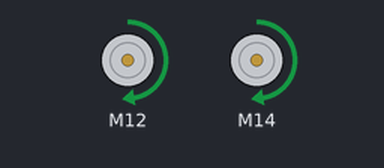
A sketch run on a simulated Arduino Uno, built with avr-gcc and run on an emulated ATmega328P. Shown: 2 × DC motor (green arrow = forward, orange = backward, longer = faster).

Above: at 2.5 s.
At 7.5 s:
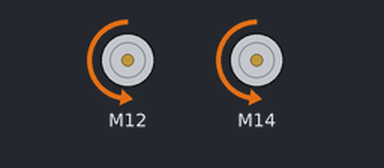
At 13.5 s:
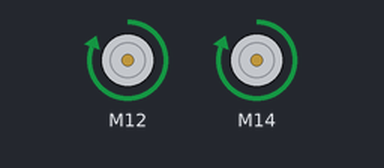
At 18.5 s:
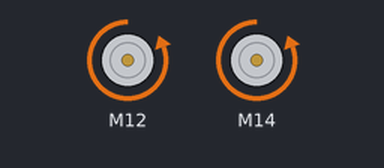
Timing chart, 0 to 28.6 s (numbered marks = the images above):
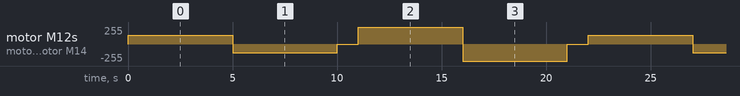

The sketch:

Code_MotorDriver_PWM.ino
```cpp
// (licence header left out)
 #include "CytronMotorDriver.h"


// Configure the motor driver.
CytronMD motor1(PWM_PWM, 12,13);   // PWM 1A = Pin 12, PWM 1B = Pin 13.
CytronMD motor2(PWM_PWM, 14, 27);  // PWM 2A = Pin 14, PWM 2B = Pin 27.


// The setup routine runs once when you press reset.
void setup() {

}


// The loop routine runs over and over again forever.
void loop() {
  motor1.setSpeed(128);   // Motor 1 runs forward at 50% speed.
  motor2.setSpeed(128);  // Motor 2 runs forward at 50% speed.
  delay(5000);

  motor1.setSpeed(-128);   // Motor 1 runs backward at 50% speed.
  motor2.setSpeed(-128);  // Motor 2 runs backward at 50% speed.
  delay(5000);

  motor1.setSpeed(0);     // Motor 1 stops.
  motor2.setSpeed(0);     // Motor 2 stops.
  delay(1000);

  motor1.setSpeed(255);  // Motor 1 runs forward at full speed.
  motor2.setSpeed(255);   // Motor 2 runs forward at full speed.
  delay(5000);

  motor1.setSpeed(-255);  // Motor 1 runs backward at full speed.
  motor2.setSpeed(-255);   // Motor 2 runs backward at full speed.
  delay(5000);

  motor1.setSpeed(0);     // Motor 1 stops.
  motor2.setSpeed(0);     // Motor 2 stops.
  delay(1000);
}
```

Measured:
- by itself, motor M12, motor M14: repeats every 22.0 s: backward 128/255 5.0 s, stopped 1.0 s, forward 255/255 5.0 s, backward 255/255 5.0 s, stopped 1.0 s, forward 128/255 5.0 s
